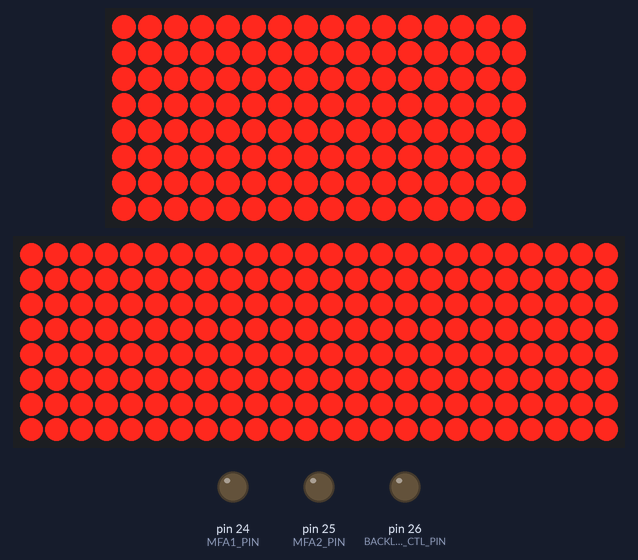
Bench run of a sketch on a simulated Arduino Mega 2560, built with avr-gcc and run on an emulated ATmega2560. On the bench: 16×8 LED matrix, 24×8 LED matrix, output pins drawn as LEDs (lit = HIGH).

Above: at 97.2 s.

The sketch:

LightAll.ino
```cpp
  #include "display.h"

void setup()
{
  initDisplay(); //Start MAX7219 display driver
}

void loop()
{
  setAll(0);
  delay(100);
  setAll(1);
  delay(100);
}
```

display.cpp
```cpp
#include "display.h"

MD_MAX72XX mx = MD_MAX72XX(HARDWARE_TYPE, DATA_PIN, CLK_PIN, CS_PIN, 2);
MD_MAX72XX mx2 = MD_MAX72XX(HARDWARE_TYPE, DATA_PIN2, CLK_PIN2, CS_PIN2, 3);


void initDisplay()
{
    mx.begin();
    mx2.begin();
    mx.clear();
    mx2.clear();
    pinMode(MFA1_PIN,OUTPUT);
    pinMode(MFA2_PIN,OUTPUT);
    pinMode(BACKLIGHT_CTL_PIN,OUTPUT);
}

void setAll(uint8_t lt)
{
  if (lt)
  {
    for (int i=0;i!=24;i++)
      mx.setColumn(i,0xFF);
    for (int i=0;i!=24;i++)
      mx2.setColumn(i,0xFF);
  }
  else
  {
    for (int i=0;i!=24;i++)
      mx.setColumn(i,0x0);
    for (int i=0;i!=24;i++)
      mx2.setColumn(i,0x0);
  }
}
```

display.h
```cpp
#ifndef DISPLAY_H
#define DISPLAY_H
#include <MD_MAX72xx.h>

// Turn on debug statements to the serial output
#define  DEBUG  1

#if  DEBUG
#define PRINT(s, x) { Serial.print(F(s)); Serial.print(x); }
#define PRINTS(x) Serial.print(F(x))
#define PRINTD(x) Serial.println(x, DEC)

#else
#define PRINT(s, x)
#define PRINTS(x)
#define PRINTD(x)

#endif

#define HARDWARE_TYPE MD_MAX72XX::GENERIC_HW
#define MAX_DEVICES  2

/*
//Tests:
#define CLK_PIN   13  // or SCK
#define DATA_PIN  11  // or MOSI
#define CS_PIN    10  // or SS

#define CLK_PIN2   14  // or SCK
#define DATA_PIN2  15  // or MOSI
#define CS_PIN2    17  // or SS
*/
#define CLK_PIN   10  // or SCK
#define DATA_PIN  12  // or MOSI
#define CS_PIN    11    // or SS

#define CLK_PIN2   6  // or SCK
#define DATA_PIN2  8  // or MOSI
#define CS_PIN2    7  // or SS

#define  DELAYTIME  100  // in milliseconds

#define MFA_AIR_TEMP 0
#define MFA_OIL_TEMP 1
#define MFA_AVERAGE_SPEED 2
#define MFA_AVERAGE_CONSUMPTION 3
#define MFA_DAILY_MILEAGE 4
#define MFA_DRIVING_TIME 5

#define MFA1_PIN 24
#define MFA2_PIN 25

#define BRIGHTNESS_IN_PIN A9 //PK1
#define BACKLIGHT_CTL_PIN 26 //PA4

void initDisplay();
void setAll(uint8_t lt);

#endif
```
